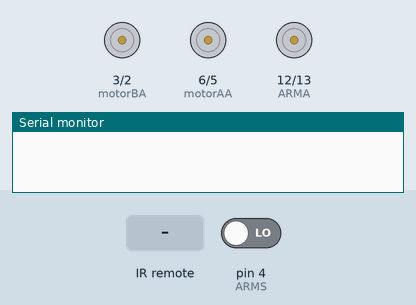
Bench run of a sketch on a simulated Arduino Uno, built with avr-gcc and run on an emulated ATmega328P. Shown: motor-driver pin pairs drawn as motors (green arrow = first pin HIGH = forward, orange = second pin HIGH = backward, longer = more drive), the last lines printed to the serial monitor. The inputs (shaded band) are chosen by the test bench; at power-on: pin 4 (ARMS) LOW.

Above: at 1.2 s.
1.3 s: infrared code 0xE0E006F9 received
At 2.5 s:
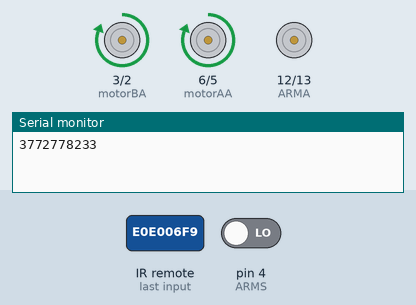
2.8 s: infrared code 0xE0E08679 received
At 3.9 s:
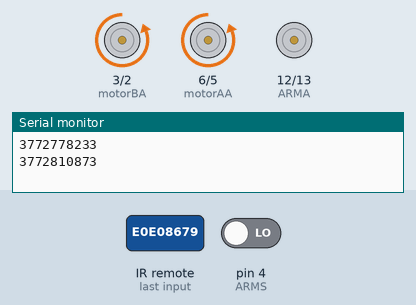
4.3 s: infrared code 0xE0E046B9 received
At 5.0 s:
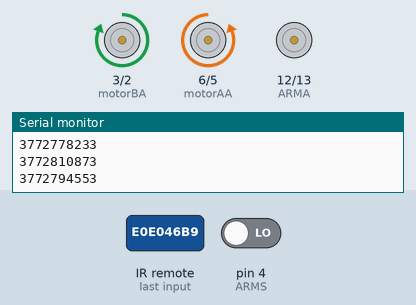
5.8 s: infrared code 0x20DF02FD received
At 6.2 s:
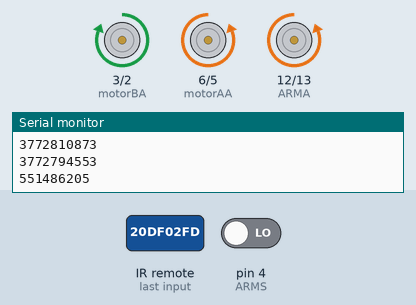
7.3 s: infrared code 0xE0E016E9 received
At 8.5 s:
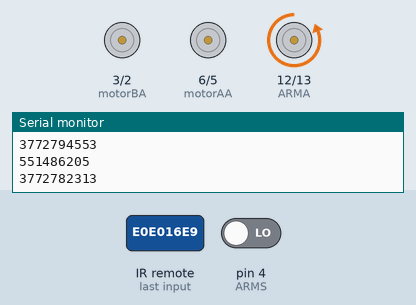
8.8 s: infrared code 0x20DF827D received
At 9.6 s:
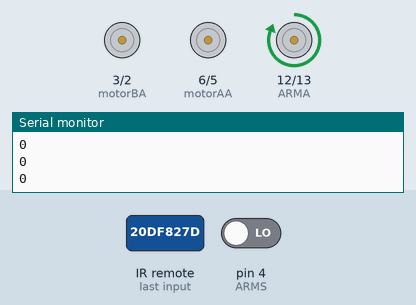
Timing chart, 0 to 11.3 s (numbered marks = the images above; inputs shaded):
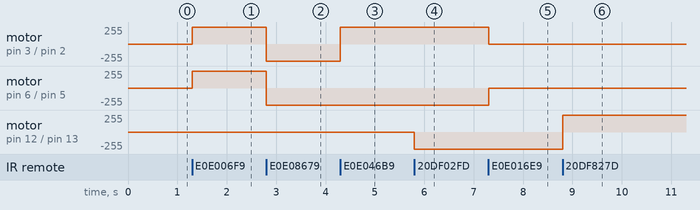

Measured:
- after the input at 1.3 s, motor on pin 3 (motorBA) / pin 2 (motorBB), motor on pin 6 (motorAA) / pin 5 (motorAB): stopped → forward 255/255 at once
- after the input at 2.8 s, motor on pin 3 (motorBA) / pin 2 (motorBB), motor on pin 6 (motorAA) / pin 5 (motorAB): forward 255/255 → backward 255/255 at once
- after the input at 4.3 s, motor on pin 3 (motorBA) / pin 2 (motorBB): backward 255/255 → forward 255/255 at once
- after the input at 5.8 s, motor on pin 12 (ARMA) / pin 13 (ARMB): stopped → backward 255/255 at once
- after the input at 7.3 s, motor on pin 3 (motorBA) / pin 2 (motorBB): forward 255/255 → stopped at once; motor on pin 6 (motorAA) / pin 5 (motorAB): backward 255/255 → stopped at once
- after the input at 8.8 s, motor on pin 12 (ARMA) / pin 13 (ARMB): backward 255/255 → forward 255/255 at once

The sketch:

Arduino_grab_robot.ino
```cpp
#include <IRremote.h>
#include <IRremoteInt.h>

int RECV_PIN = 11;
IRrecv irrecv(RECV_PIN);
decode_results results;

#define motorAA 6
#define motorAB 5
#define motorBA 3
#define motorBB 2
#define ARMA 12
#define ARMB 13
#define ARMS 4

bool c=0,s;
int i;
void setup()
{
  irrecv.enableIRIn(); // Start the receiver
  pinMode(13,OUTPUT);
  pinMode(12,OUTPUT);
  pinMode(motorAA,OUTPUT);
  pinMode(motorAB,OUTPUT);
  pinMode(motorBA,OUTPUT);
  pinMode(motorBB,OUTPUT);
  Serial.begin(9600);
}

void loop()
{
  if (irrecv.decode(&results))
    {
     Serial.println(results.value);
     irrecv.resume(); // Receive the next value


    }

 if (results.value == 3772778233) {
//UP
 m_advance();
  }else if (results.value == 3772810873) {
//DOWN
 m_backward();
  }else if (results.value == 3772782313) {
//Stop
 m_stop();
  }else if (results.value == 3772794553) {
//RIGHT
  m_right();
  }else if (results.value == 3772819033) {
//LEFT
  m_left();
  }else if (results.value == 551486205) {
//CATCH
closearm();
  }else if (results.value == 551518845) {
//RELEASE
openarm();

  }
}


void arm(bool dir) {
//This function is used by other functions dont bother looking
digitalWrite(ARMA,dir);
digitalWrite(ARMB,!dir);
delay(5);
}

void openarm(){
s=digitalRead(ARMS);
while (s == 0) {
s=digitalRead(4);
Serial.println(s);
arm(1);
}
stoparm();
}
void closearm(){
arm(0);
}
void stoparm(){
digitalWrite(ARMA,0);
digitalWrite(ARMB,0);
  }

void m_advance(){
digitalWrite(6,1);
digitalWrite(3,1);
digitalWrite(5,0);
digitalWrite(2,0);
  }

 void m_stop(){
  digitalWrite(6,0);
  digitalWrite(3,0);
  digitalWrite(5,0);
  digitalWrite(2,0);
  }

void m_right(){
digitalWrite(6,0);
digitalWrite(3,1);
digitalWrite(5,1);
digitalWrite(2,0);
  }

void m_left(){
digitalWrite(6,0);
digitalWrite(3,1);
digitalWrite(5,1);
digitalWrite(2,0);
  }
void m_backward(){
digitalWrite(6,0);
digitalWrite(3,0);
digitalWrite(5,1);
digitalWrite(2,1);
  }
```
